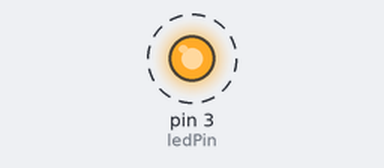
A sketch run on a simulated Arduino Uno, built with avr-gcc and run on an emulated ATmega328P. Shown: output pins drawn as LEDs (lit = HIGH). Dashed ring = blinking.

Above: at 0.2 s.
Timing chart, 0 to 3.0 s (numbered marks = the images above):
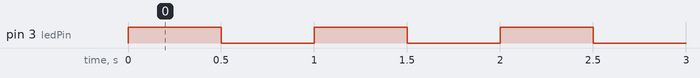

Measured:
- by itself, pin 3 (ledPin): alternates HIGH for 0.50 s and LOW for 0.50 s

The sketch:

blink_example.ino
```cpp
int ledPin = 3; //PB1

void setup() {
  // put your setup code here, to run once:
  pinMode(ledPin, OUTPUT);
}

void loop() {
  // put your main code here, to run repeatedly:
  digitalWrite(ledPin, HIGH);
  delay(500);
  digitalWrite(ledPin, LOW);
  delay(500);
}
```
